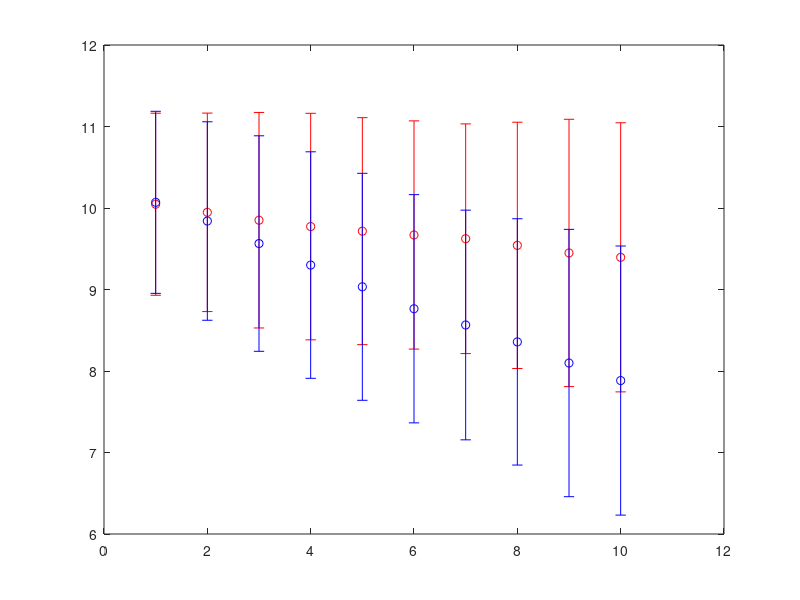

Write the MATLAB code that produced this figure.
%% Initialization
% these are the different properties that make up the dancers stance on
% different topics. 0 is "medium", negative means no, positive means yes
dancerProps = {'planned',...
    'price-sensitive',...
    'roled',...
    'partnered',...
    'outgoing',...
    'equalitarian',...
    'feminist/masculinist',...
    'home-scene bound',...
    'returning',...
    'frustration-tolerant',...
    'happy/motivated',...
    'preferred partner',...
    'visited workshops'...
};

% these are the properties of the registration system
eventProps = {'number of places',...
    'registering schedule',...
    'roled',...
    'partnered preferred',...
    'price-pattern',...
};

totalLeadersRejected = 0;
totalFollowersRejected = 0;

% make an initial population of dancers
leadFollowRatio = 0.8;
initialDancerPopulation = 250;
initialLeaderPopulation = round(initialDancerPopulation/2*leadFollowRatio);
initialFollowerPopulation = round(initialDancerPopulation/2/leadFollowRatio);

leaders = [randn(initialLeaderPopulation, length(dancerProps) - 4), ... % the personal attributes are normally distributed
    abs(randn(initialLeaderPopulation, 1)*0.1 + 1), ... % the frustration tolerance is a multiplicator and can only be positive
    randn(initialLeaderPopulation, 1) + 10, ... % everybody starts out quite happy
    (1:initialLeaderPopulation)', ... % right now, everybody is partnered. This will be changed in the next subsection
    zeros(initialLeaderPopulation, 1)]; % everybody has not participated at any event 
followers = [randn(initialFollowerPopulation, length(dancerProps) - 4), ...
    abs(randn(initialFollowerPopulation, 1)*0.1 + 1), ...
    randn(initialFollowerPopulation, 1) + 10, ...
    (1:initialFollowerPopulation)', ...
    zeros(initialFollowerPopulation, 1)];

% what part of the dancers is partnered?
partneredRatio = 0.5;
partneredDancers = partneredRatio*min(initialLeaderPopulation,initialLeaderPopulation);
leaders(partneredDancers+1:end, 13)=0; % now the initial population is partially partnered
followers(partneredDancers+1:end, 13)=0;

dancerSummaryFigure = figure;

for i = 1:10
    %% Dancers with negative happiness are no longer part of the scene
    leadersDancingIndeces = find(leaders(:, 11) > 0);
    followersDancingIndeces = find(leaders(:, 11) > 0);
    
    %% Display the dancers mean happiness values
    errorbar(i, mean(leaders(:,11)), std(leaders(:,11)), 'ro')
    hold on
    errorbar(i, mean(followers(:,11)), std(leaders(:,11)), 'bo')
    disp(['Leaders'' happiness: ', num2str(mean(leaders(:,11)))])
    disp(['Followers'' happiness: ', num2str(mean(followers(:,11)))])

    %% Start an event registration and check who is getting in
    % set the properties of an event
    thisEventProps = [100,1,1,1,1];

    % not all will want to participate (currently about half)
    applicantsLeadersIndices = logical(randi(2,1,length(leaders))' - 1);
    applicantsLeadersIndices = find(applicantsLeadersIndices);
    thisEventLeadersIndices = leaders(applicantsLeadersIndices, :);
    applicantsFollowersIndices = logical(randi(2,1,length(followers))' - 1);
    applicantsFollowersIndices = find(applicantsFollowersIndices);
    thisEventFollowersIndices = followers(applicantsFollowersIndices, :);

    % sort the population by their planned-attributed, modified by their motivation
    % the more planned and the more happy/motivated they are, the earlier will
    % the register
    [~, sortedApplicantsLeadersIndices] = sort(thisEventLeadersIndices(:, 1) + thisEventLeadersIndices(:, 11), 1, 'descend');
    thisEventLeadersIndices = applicantsLeadersIndices(sortedApplicantsLeadersIndices);
    [~, sortedApplicantsFollowersIndices] = sort(thisEventFollowersIndices(:, 1) + thisEventFollowersIndices(:, 11), 1, 'descend');
    thisEventFollowersIndices = applicantsFollowersIndices(sortedApplicantsFollowersIndices);

    switch thisEventProps(3)
        case 0
            % this is an un-roled event

        case 1
            % this is a roled event

            % find who made it into the workshop
            thisEventLeadersIndices = thisEventLeadersIndices(1:min(length(thisEventLeadersIndices),thisEventProps(1)/2));
            thisEventFollowersIndices = thisEventFollowersIndices(1:min(length(thisEventFollowersIndices),length(thisEventLeadersIndices)),:);
            thisEventLeadersIndices = thisEventLeadersIndices(1:min(length(thisEventLeadersIndices),length(thisEventFollowersIndices)));

        case 2
            % this is a partnered event
    end

    % keep a total of how many got rejected at all events
    totalLeadersRejected = totalLeadersRejected + length(applicantsLeadersIndices) - length(thisEventLeadersIndices);
    totalFollowersRejected = totalFollowersRejected + length(applicantsFollowersIndices) - length(thisEventFollowersIndices);

    % mark the participation for each dancer
    leaders(thisEventLeadersIndices, 13) = leaders(thisEventLeadersIndices, 13) + 1;
    followers(thisEventFollowersIndices, 13) = followers(thisEventFollowersIndices, 13) + 1;

    % the happiness/motivation of everybody goes down with time
    leaders(:, 11) = leaders(:, 11) - 0.05;
    followers(:, 11) = followers(:, 11) - 0.05;

    % update the happiness/motivation of the rejected, depending on their frustration tolerance
    % (it seems as if we degraded all; but we will update the actual participants in the next step)
    leaders(applicantsLeadersIndices, 11) = leaders(applicantsLeadersIndices, 11) - 1./leaders(applicantsLeadersIndices, 10);
    followers(applicantsFollowersIndices, 11) = followers(applicantsFollowersIndices, 11) - 1./followers(applicantsFollowersIndices, 10);

    % update the happiness/motivation of the participants
    leaders(thisEventLeadersIndices, 11) = leaders(thisEventLeadersIndices, 11) + 1;
    followers(thisEventFollowersIndices, 11) = followers(thisEventFollowersIndices, 11) + 1;

end
